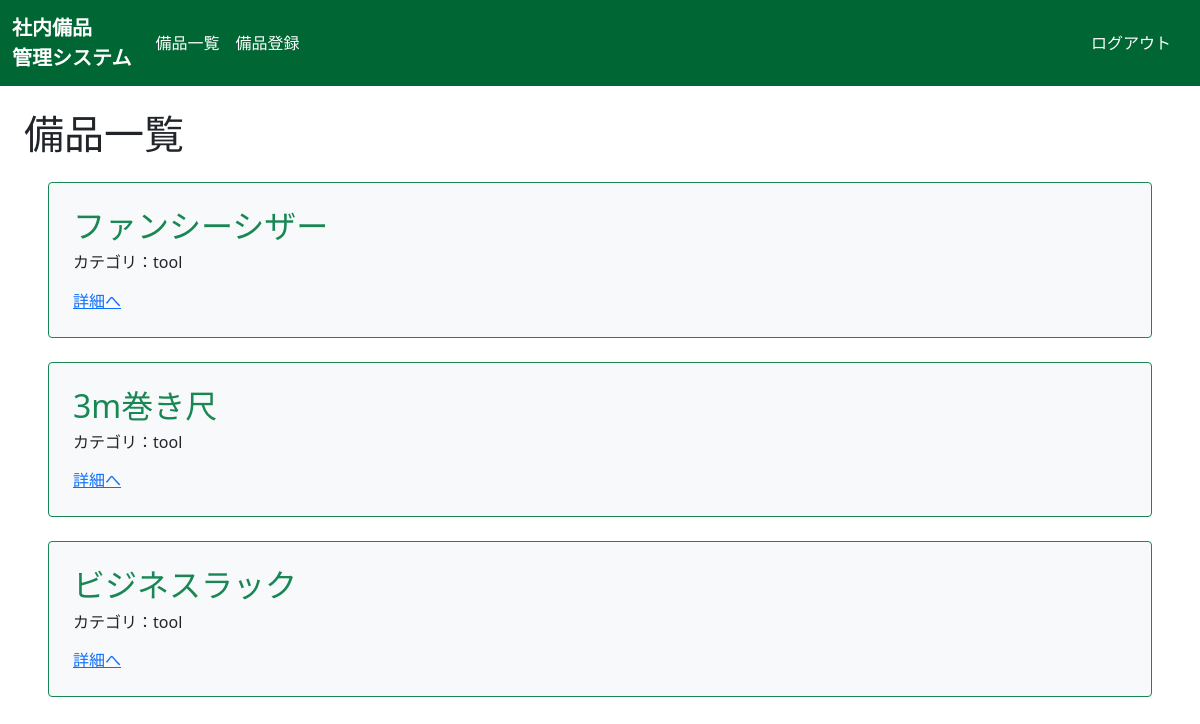
Before: /supplies/ (signed in) with the older database file.
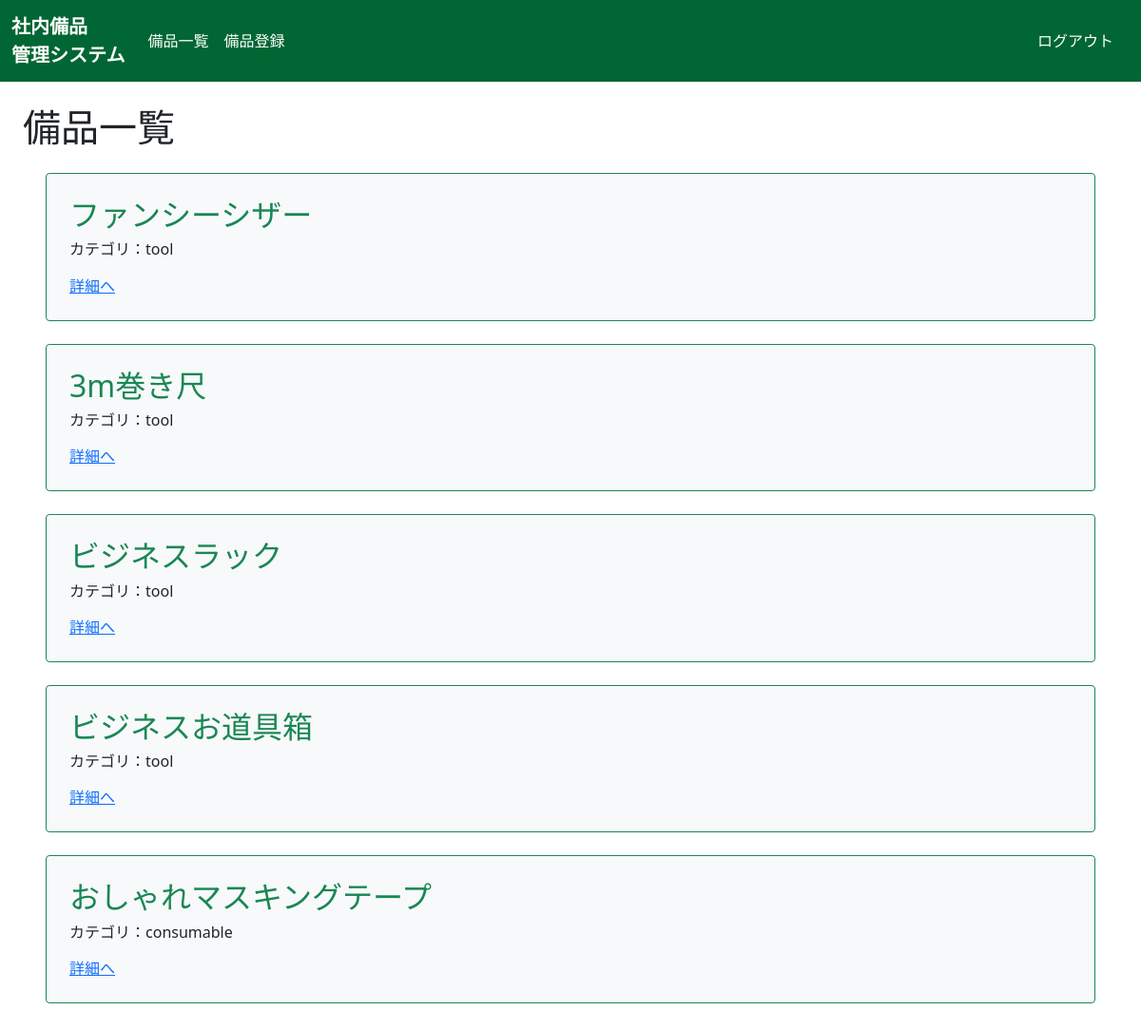
After: the same page with the newer database file.
### supplies/models.py (models this page shows, shortened)
class Supplies(models.Model):
    title = models.CharField(max_length=100)
    description = models.TextField()
    thumbnail = models.ImageField(null=True, blank=True)
    category = models.CharField(
        max_length=100,
        choices = CATEGORY
    )
    user = models.ForeignKey('auth.User', on_delete=models.CASCADE)

### supplies/views.py (the view)
# urls.py: path('supplies/', views.ListSuppliesView.as_view(), name='list-supplies'),
class ListSuppliesView(LoginRequiredMixin,ListView): # 確認済み
    model = Supplies
    template_name = 'supplies/list.html'

### supplies/templates/supplies/list.html (shortened to what this page needs)
{% extends 'base.html' %}
{% block h1 %} 備品一覧 {% endblock %}
{% block content %}
{% for item in object_list %}
<div class="p-4 m-4 bg-light border border-success rounded">
    <h2 class="text-success">{{ item.title }}</h2>
    <h6>カテゴリ：{{ item.category }}</h6>
    <div class="mt-3">
        <a href="{% url 'detail-supplies' item.pk %}">詳細へ</a>
    </div>
</div>
{% endfor %}
{% endblock content %}

Changed rows visible on the page:
added Supplies: title "ビジネスお道具箱", category "tool"
added Supplies: title "おしゃれマスキングテープ", category "consumable"
